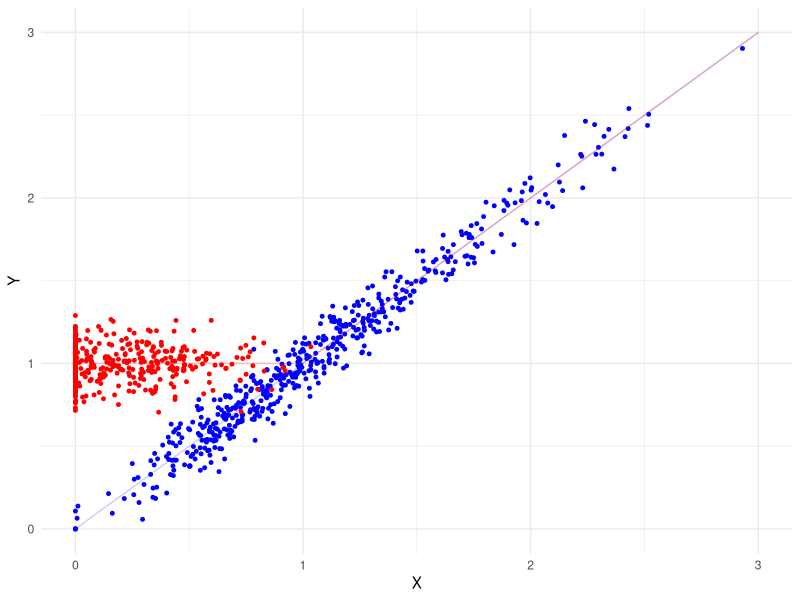
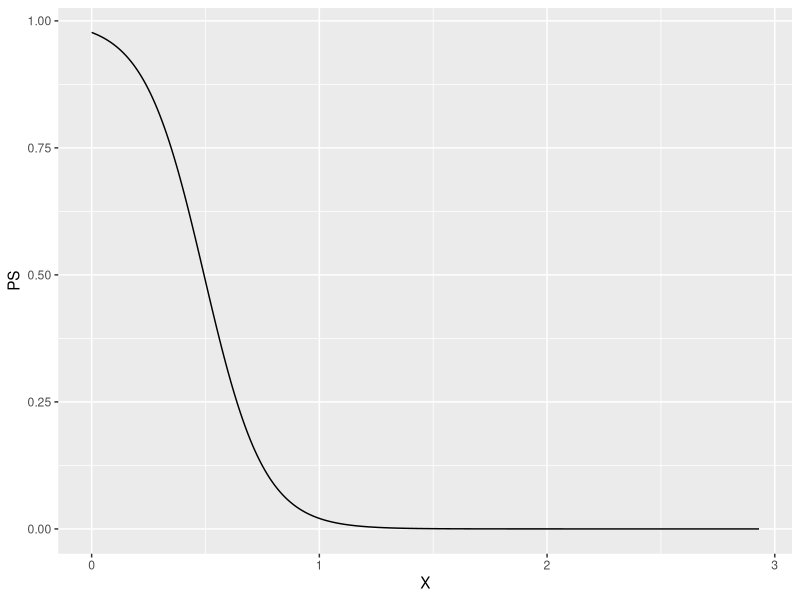
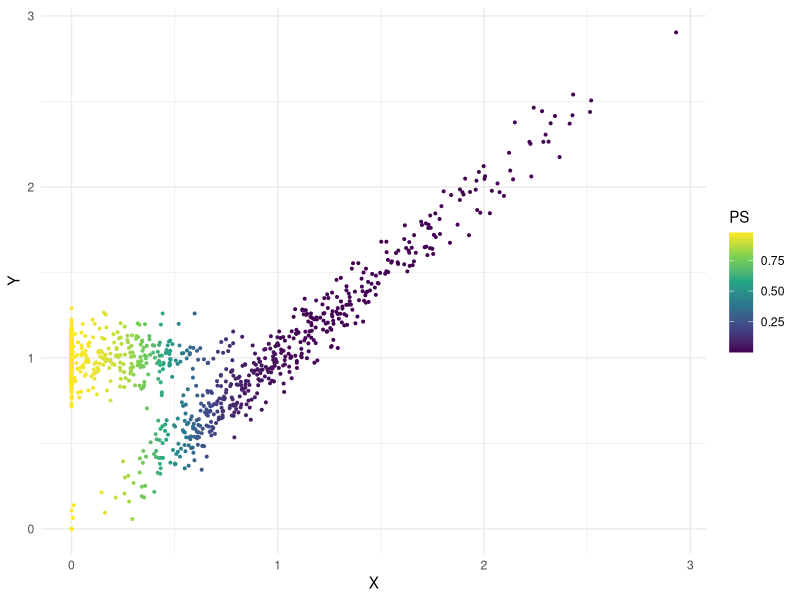
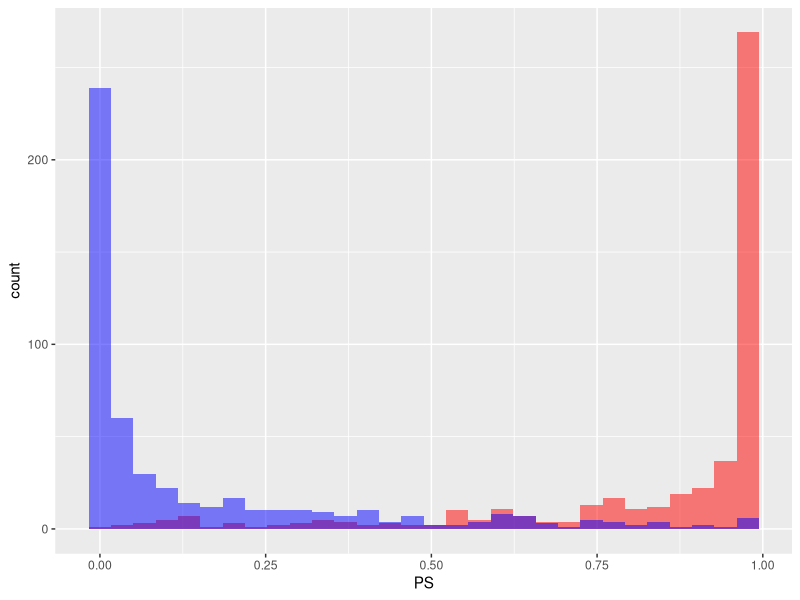

Source code (R) for these figures, in order: (Note: this script raises an error after producing the figures.)
## ---- chunk 1
knitr::opts_chunk$set(echo = TRUE)

library(tidyverse)
library(ggplot2)
## ---- chunk 2
set.seed(123)

simulate_data <- function(N){

  data <- tibble(
    X = pmax(rnorm(N,0.5,0.75),0),
    D = as.numeric(X + rnorm(N,0,0.25) < 0.5),
    Y0 = pmax(X + rnorm(N,0,0.1),0),
    Y1 = pmax(rnorm(N,1,0.1),Y0),
    Y = if_else(D==1,Y1,Y0)
    )
  
  data
}

plot_data <- function(data){
  data |> 
    ggplot(aes(x=X,y=Y)) +
    geom_point(data=filter(data,D==0),color='blue',size=1) +
    geom_point(data=filter(data,D==1),color='red',size=1) +
    annotate("segment", x = 0, y = 0, xend = 3, yend = 3,color='blue',alpha=0.2) +
    annotate("segment", x = 0, y = 1, xend = 1, yend = 1, color = "red", alpha = 0.2) +
    annotate("segment", x = 1, y = 1, xend = 3, yend = 3, color = "red", alpha = 0.2) +
    theme_minimal() +
    labs(
      color='Treated'
    )
}

# Simulate 1000 observations
data <- simulate_data(1000)

plot_data(data)
## ---- chunk 3
# Estimate the ATE, ATT, ATU using sample size of 1 million obs
simulate_data(1000000) |> 
  summarize(
    ATE = mean(Y1 - Y0),
    ATT = mean(Y1[D==1]) - mean(Y0[D==1]),
    ATU = mean(Y1[D==0]) - mean(Y0[D==0]),
    diff_in_means = mean(Y[D==1]) - mean(Y[D==0])
  )
## ---- chunk 4
propensity_model = glm(D ~ X, family=binomial(link='logit'),data=data)
## ---- chunk 5
data <- data |>
  mutate(
    PS = predict(propensity_model,type='response')
    )
## ---- chunk 6
data |> 
  ggplot(aes(x=X,y=PS)) +
  geom_line()
## ---- chunk 7
data |> 
  ggplot(aes(x=X,y=Y,color=PS)) +
  geom_point(size=0.7) +
  scale_color_viridis_c() +
  theme_minimal()
## ---- chunk 8
data |> 
  ggplot(aes(x=PS)) +
  geom_histogram(data=filter(data,D==1),fill='red',alpha=0.5) +
  geom_histogram(data=filter(data,D==0),fill='blue',alpha=0.5) +
  labs(fill='Treated')
## ---- chunk 9
common_support_data <- # TODO
## ---- chunk 10
plot_data(common_support_data)
## ---- chunk 11
# TODO
## ---- chunk 12
# TODO
